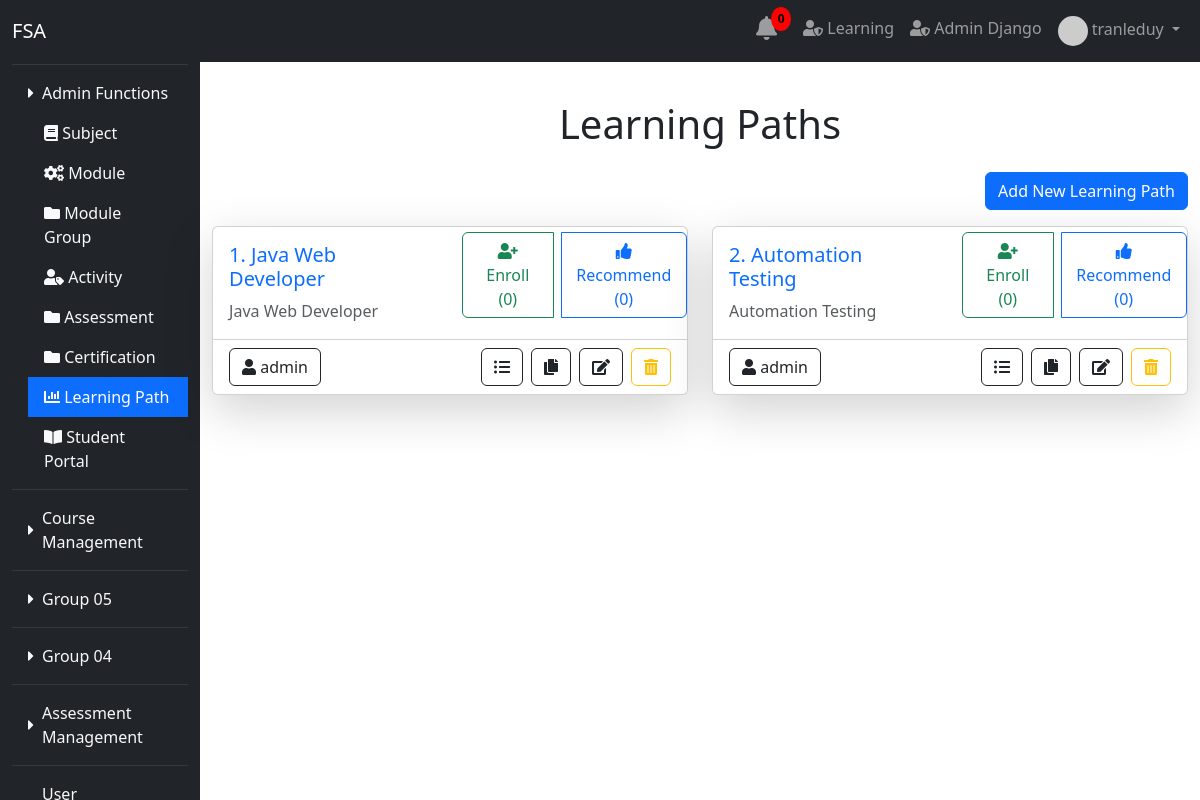
Screenshot of /learning_path/ (signed in) with the database file from the repository.
### user/models.py (models this page shows)
class User(AbstractUser):
    date_joined = models.DateTimeField(auto_now_add=True)
    training_programs = models.ManyToManyField(TrainingProgram, blank=True)
    modules = models.ManyToManyField(Module, related_name='assigned_users', blank=True)
    groups = models.ManyToManyField(
        Group,
        blank=True,
        help_text='The groups this user belongs to.',
        verbose_name='groups',
        related_name='custom_user_groups',
    )
    user_permissions = models.ManyToManyField(
        Permission,
        blank=True,
        help_text='Specific permissions for this user.',
        verbose_name='user permissions',
        related_name='custom_user_permissions',
    )

### module_group/models.py (models this page shows, shortened)
class ModuleGroup(models.Model):
    group_name = models.CharField(max_length=255)

class Module(models.Model):
    module_name = models.CharField(max_length=255)
    module_url = models.CharField(max_length=255)
    icon = models.CharField(max_length=255, blank=True, null=True)
    module_group = models.ForeignKey(ModuleGroup, related_name='modules', on_delete=models.CASCADE)

### learning_path/models.py (models this page shows, shortened)
class LearningPath(models.Model):
    title = models.CharField(max_length=255)
    description = models.TextField(blank=True, null=True)
    creator = models.ForeignKey(settings.AUTH_USER_MODEL, on_delete=models.SET_NULL, null=True, blank=True)
    recommended_count = models.IntegerField(default=0)  # Added recommended_count field
    enrolled_users = models.ManyToManyField(settings.AUTH_USER_MODEL, related_name='enrolled_learning_paths', blank=True)  # Added ManyToManyField for enrolled users

### learning_path/views.py (the view)
# urls.py: path('', views.learning_path_list, name='learning_path_list'),
@login_required
def learning_path_list(request):
    learning_paths = LearningPath.objects.all()
    learning_path_data = []
    for learning_path in learning_paths:
        enrolled_count = learning_path.enrolled_users.count()  # Count enrolled users
        learning_path_data.append({
            'learning_path': learning_path,
            'enrolled_count': enrolled_count,  # Include enrolled count in the data
        })
    module_groups = ModuleGroup.objects.all()
    return render(request, 'learning_path/list.html',
        {
            'module_groups': module_groups,
            'learning_path_data': learning_path_data,
        })

### learning_path/templates/learning_path/list.html (shortened to what this page needs)
{% extends "base.html" %}
{% block content %}
<h1 class="text-center my-4">Learning Paths</h1>
<div class="d-flex justify-content-end mb-3">
    <a href="{% url 'learning_path:learning_path_add' %}" class="btn btn-primary">Add New Learning Path</a>
</div>
<div class="row">
    {% for item in learning_path_data %}
        <div class="col-md-6 mb-4">
            <div class="card shadow-lg h-100">
                <div class="row">
                    <div class="col-md-6">
                        <div class="card-body">
                            <h5 class="card-title text-primary">
                                <a href="{% url 'learning_path:step_list' item.learning_path.id %}" class="text-decoration-none">
                                    {{ forloop.counter }}. {{ item.learning_path.title }}
                                </a>
                            </h5>
                            <p class="card-text text-muted">{{ item.learning_path.description|truncatewords:20 }}</p>
                        </div>
                    </div>
                    <div class="col-md-6" style="margin-top: 5px;">
                        <div class="btn-group gap-2">
                            <a href="{% url 'learning_path:learning_path_enroll' item.learning_path.id %}" class="btn btn-outline-success">
                                <i class="fas fa-user-plus"></i> Enroll ({{ item.enrolled_count }})
                            </a>
                            <a href="{% url 'learning_path:learning_path_recommend' item.learning_path.id %}" class="btn btn-outline-primary">
                                <i class="fas fa-thumbs-up"></i> Recommend ({{ item.learning_path.recommended_count }})
                            </a>
                        </div>
                    </div>
                </div>
                <div class="card-footer bg-white">
                    <div class="row">
                        <div class="col-md-4">
                            <a class="btn btn-outline-dark text-decoration-none" href="{% url 'learning_path:learning_path_edit' item.learning_path.id %}">
                                <i class="fas fa-user"></i> {{ item.learning_path.creator.username }}
                            </a>
                        </div>
                        <div class="col-md-8 d-flex justify-content-end gap-2">
                            <a title="Details" href="{% url 'learning_path:step_list' item.learning_path.id %}" class="btn btn-outline-dark text-decoration-none">
                                <i class="fas fa-list-ul"></i>
                            </a>
                            <a title="Duplicate" href="{% url 'learning_path:learning_path_duplicate' item.learning_path.id %}" class="btn btn-outline-dark text-decoration-none">
                                <i class="fas fa-copy"></i>
                            </a>
                            <a title="Edit" href="{% url 'learning_path:learning_path_edit' item.learning_path.id %}" class="btn btn-outline-dark text-decoration-none">
                                <i class="fas fa-edit"></i>
                            </a>
                            <form action="{% url 'learning_path:learning_path_delete' item.learning_path.id %}" method="post" class="mb-0">
                                <button type="submit" class="btn btn-outline-warning" title="Delete">
                                    <i class="fas fa-trash-alt"></i>
                                </button>
                            </form>
                        </div>
                    </div>
                </div>
            </div>
        </div>
    {% empty %}
        <p class="text-center">No learning paths available.</p>
    {% endfor %}
</div>
{% endblock %}

### main/templates/admin_sidebar.html (shortened to what this page needs)
<!DOCTYPE html>
<html lang="en">
<head>
    <link href="https://cdn.jsdelivr.net/npm/bootstrap@5.3.0-alpha1/dist/css/bootstrap.min.css" rel="stylesheet">
    <link rel="stylesheet" href="https://cdnjs.cloudflare.com/ajax/libs/font-awesome/5.15.4/css/all.min.css">
</head>
<body>
    <nav class="navbar navbar-expand-lg navbar-dark bg-dark fixed-top">
        <div class="container-fluid">
            <a class="navbar-brand" href="{% url 'main:home' %}">FSA</a>
            <div class="collapse navbar-collapse" id="navbarNav">
                <ul class="navbar-nav ms-auto">
                    {% if request.user.is_authenticated %}
                        {% include 'notification_bell.html' %}
                        <li class="nav-item">
                            <a class="nav-link" href="{% url 'student_portal:course_list' %}">
                                <i class="fas fa-user-shield"></i> Learning
                            </a>
                        </li>
                        <li class="nav-item">
                            <a class="nav-link" href="{% url 'admin:index' %}" target="_blank">
                                <i class="fas fa-user-shield"></i> Admin Django
                            </a>
                        </li>
                        <li class="nav-item dropdown">
                            <a class="nav-link dropdown-toggle" href="#" id="userDropdown" role="button" data-bs-toggle="dropdown" aria-expanded="false">
                                {% if request.user.profile.profile_picture_url %}
                                    <img src="{{ request.user.profile.profile_picture_url }}" alt="Profile Picture" class="rounded-circle" width="30" height="30">
                                {% endif %}
                                {{ request.user.get_full_name|default:request.user.username }}
                            </a>
                        </li>
                    {% else %}
                        <li class="nav-item"><a class="nav-link" href="{% url 'main:register_email' %}">Register</a></li>
                        <li class="nav-item"><a class="nav-link" href="{% url 'main:login' %}">Login</a></li>
                    {% endif %}
                </ul>
            </div>
        </div>
    </nav>
    <div class="container-fluid">
        <div class="row">
            <nav id="sidebar" class="col-md-3 col-lg-2 bg-dark pt-3 vh-100 d-flex flex-column position-fixed" style="height: 100vh; overflow-y: auto;">
                <ul class="nav flex-column">
                    {% if user.is_authenticated %}
                        {% for group in module_groups %}
                            <li class="nav-item">
                                <a class="nav-link text-light d-flex align-items-center" href="#group-{{ group.id }}"
                                    data-bs-toggle="collapse" role="button"
                                    aria-expanded="{% if group.modules.all.0.module_url == active_module_url %}true{% else %}false{% endif %}"
                                    aria-controls="group-{{ group.id }}">
                                    <i class="fas fa-caret-right me-2" id="icon-{{ group.id }}"></i>
                                    {{ group.group_name }}
                                </a>
                                <div id="group-{{ group.id }}" class="collapse {% if group.modules.all.0.module_url == active_module_url %}show{% endif %}">
                                    <ul class="nav flex-column ms-3">
                                        {% for module in group.modules.all %}
                                            <li class="nav-item">
                                                <a class="nav-link text-light {% if module.module_url == active_module_url %}active{% endif %}"
                                                   href="{% url module.module_url %}">
                                                    <i class="{{ module.icon }}"></i> {{ module.module_name }}
                                                </a>
                                            </li>
                                        {% endfor %}
                                    </ul>
                                </div>
                            </li>
                            <hr class="border-secondary my-2">
                        {% endfor %}
                    {% endif %}
                </ul>
            </nav>
        </div>
    </div>
</body>
</html>

### main/templates/admin_sidebar.html (style rules this page uses)
.nav-link.active { color: #ffffff !important; background-color: #0d6efd !important; }

### rows the page displays
User: user.get_full_name "tranleduy"
ModuleGroup: group_name "Admin Functions"
Module: module_name "Subject"
Module: module_name "Module"
Module: module_name "Module Group"
Module: module_name "Activity"
Module: module_name "Assessment"
Module: module_name "Certification"
Module: module_name "Learning Path"
Module: module_name "Student Portal"
ModuleGroup: group_name "Course Management"
ModuleGroup: group_name "Group 05"
ModuleGroup: group_name "Group 04"
ModuleGroup: group_name "Assessment Management"
LearningPath: learning_path "Java Web Developer", learning_path.description "Java Web Developer", enrolled_count "0", learning_path.recommended_count "0", learning_path.creator.username "admin"
LearningPath: learning_path "Automation Testing", learning_path.description "Automation Testing", enrolled_count "0", learning_path.recommended_count "0", learning_path.creator.username "admin"
